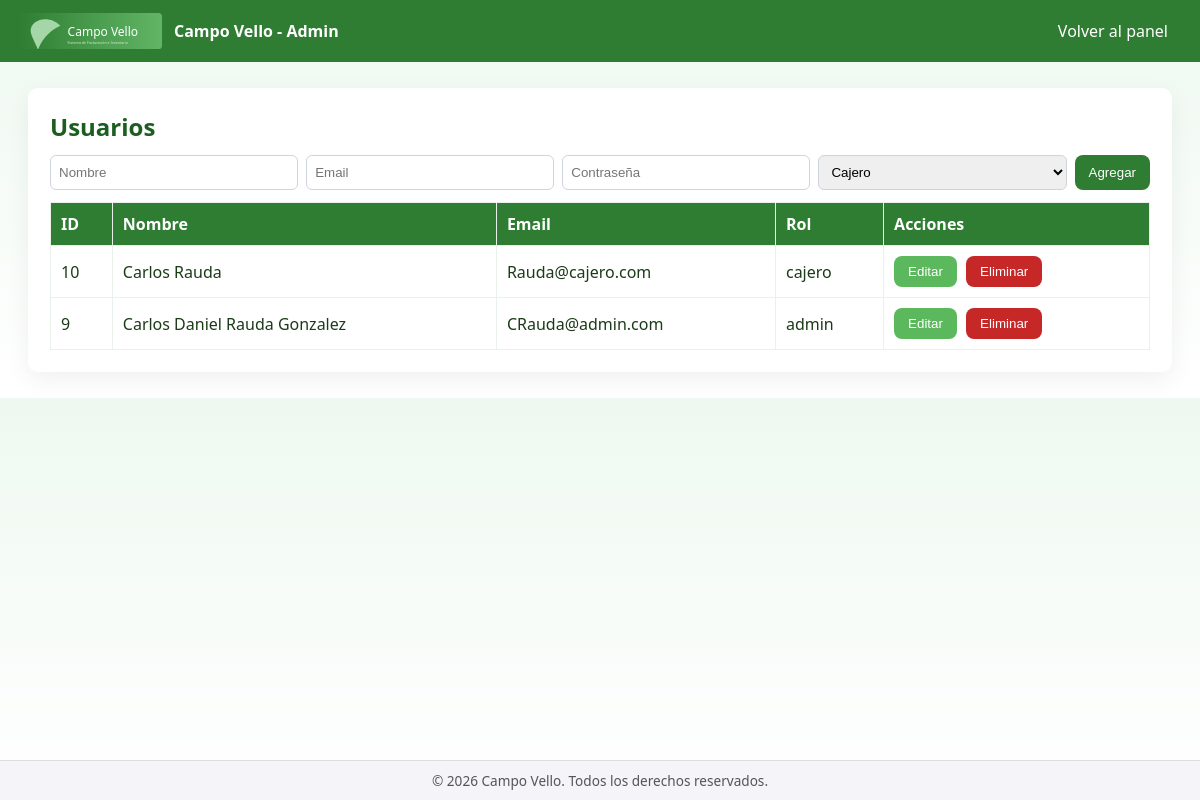
Screenshot of /admin/gestionar_usuarios.php (signed in) with the database file from the repository.
### tables this page shows
CREATE TABLE `usuarios` (
  `id` int(11) NOT NULL,
  `nombre` varchar(120) DEFAULT NULL,
  `email` varchar(150) DEFAULT NULL,
  `password` varchar(255) DEFAULT NULL,
  `role` enum('admin','cajero') DEFAULT 'cajero',
  `created_at` timestamp NOT NULL DEFAULT current_timestamp()
);

### admin/gestionar_usuarios.php (the view, shortened to what this page needs)
<?php
$pdo = getPDO();
$users = $pdo->query('SELECT id, nombre, email, role FROM usuarios ORDER BY id DESC')->fetchAll();
?>
<!doctype html>
<html lang="es">
<head>
    <link rel="stylesheet" href="../assets/css/style.css">
</head>
<body>
    <nav>
        <div style="display:flex;gap:12px;align-items:center">
            <img src="../assets/img/logo.svg" style="height:36px" alt="logo">
            <strong>Campo Vello - Admin</strong>
        </div>
        <div>
            <a href="dashboard.php" class="btn" style="color:#fff">Volver al panel</a>
        </div>
    </nav>
    <div class="container">
        <h2>Usuarios</h2>
        <form method="post" style="display:flex;gap:8px;margin-bottom:12px">
            <input
                name="nombre"
                placeholder="Nombre"
                required
                style="flex-grow: 1; min-width: 150px;"
                pattern="^[\p{L}\s]{3,50}$"
                title="Solo letras (sin números ni caracteres especiales) y espacios. Mínimo 3, máximo 50 caracteres."
                maxlength="50"
                onkeydown="return filterName(event)"
            >
            <input name="email" placeholder="Email" required type="email" pattern="^[\w.-]+@[\w.-]+\.[a-zA-Z]{2,15}$" title="Debe tener formato de correo electrónico (ej: nombre@dominio.com)" style="flex-grow: 1; min-width: 150px;">
            <input name="password" placeholder="Contraseña" required type="password" pattern="(?=.*[A-Za-zñÑ])(?=.*\d)[A-Za-zñÑ\d]{8,15}" title="Debe tener entre 8 y 15 caracteres, incluyendo al menos una letra mayuscula, una minuscula, sin tildes y un número." style="flex-grow: 1; min-width: 150px;">
            <select name="role">
                <option value="cajero">Cajero</option>
            </select>
            <button class="btn">Agregar</button>
        </form>
        <table class="table">
            <thead>
                <tr>
                    <th>ID</th>
                    <th>Nombre</th>
                    <th>Email</th>
                    <th>Rol</th>
                    <th>Acciones</th>
                </tr>
            </thead>
            <tbody>
                <?php foreach ($users as $u) : ?>
                <tr>
                    <td><?=$u['id']?></td>
                    <td><?=htmlspecialchars($u['nombre'])?></td>
                    <td><?=htmlspecialchars($u['email'])?></td>
                    <td><?=$u['role']?></td>
                    <td>
                        <button
                            class="btn"
                            type="button"
                            onclick="openEditModal(
                                <?= $u['id'] ?>,
                                '<?= htmlspecialchars($u['nombre']) ?>',
                                '<?= htmlspecialchars($u['email']) ?>',
                                '<?= htmlspecialchars($u['role']) ?>'
                            )"
                            style="background:#5cb85c; margin-right: 5px;"
                        >
                            Editar
                        </button>
                        <form method="post" style="display:inline-block" onsubmit="return confirm('¿Eliminar al usuario <?= htmlspecialchars($u['nombre']) ?>?');">
                            <button class="btn" style="background:#c62828">Eliminar</button>
                        </form>
                    </td>
                </tr>
                <?php endforeach; ?>
            </tbody>
        </table>
    </div>
     <footer style="
        position: fixed;
        bottom: 0;
        width: 100%;
        text-align: center;
        padding: 10px 0;
        background: #f4f4f9; /* Fondo similar al body */
        border-top: 1px solid #ddd;
        font-size: 0.85em;
        color: #555;
    ">
        &copy; <?= date('Y') ?> Campo Vello. Todos los derechos reservados.
    </footer>
</body>
</html>

### assets/css/style.css (style rules this page uses)
body { font-family: Segoe UI, Tahoma, sans-serif; background: linear-gradient(180deg, #eef8f0, #ffffff); margin: 0; color: #1b3b18; }
h1, h2 { color: #1b5e20; margin: 0 0 12px 0; }
nav { background: #2e7d32; color: #fff; padding: 12px 18px; display: flex; justify-content: space-between; align-items: center; }
.container { width: 95%; max-width: 1100px; margin: 26px auto; background: #fff; border-radius: 10px; padding: 22px; box-shadow: 0 8px 24px rgba(0, 0, 0, 0.06); }
input, select, textarea { padding: 8px; border-radius: 6px; border: 1px solid #ced4da; width: 100%; box-sizing: border-box; }
.btn { display: inline-block; background: #2e7d32; color: #fff; padding: 8px 14px; border-radius: 8px; border: none; cursor: pointer; text-decoration: none; transition: transform .12s ease, box-shadow .12s ease; }
.table { width: 100%; border-collapse: collapse; margin-top: 12px; }
.table th, .table td { padding: 10px; border: 1px solid #e9f1ea; text-align: left; }
.table th { background: #2e7d32; color: #fff; }

### rows the page displays
usuarios: id "10", nombre "Carlos Rauda", email "Rauda@cajero.com", role "cajero"
usuarios: id "9", nombre "Carlos Daniel Rauda Gonzalez", email "CRauda@admin.com", role "admin"
